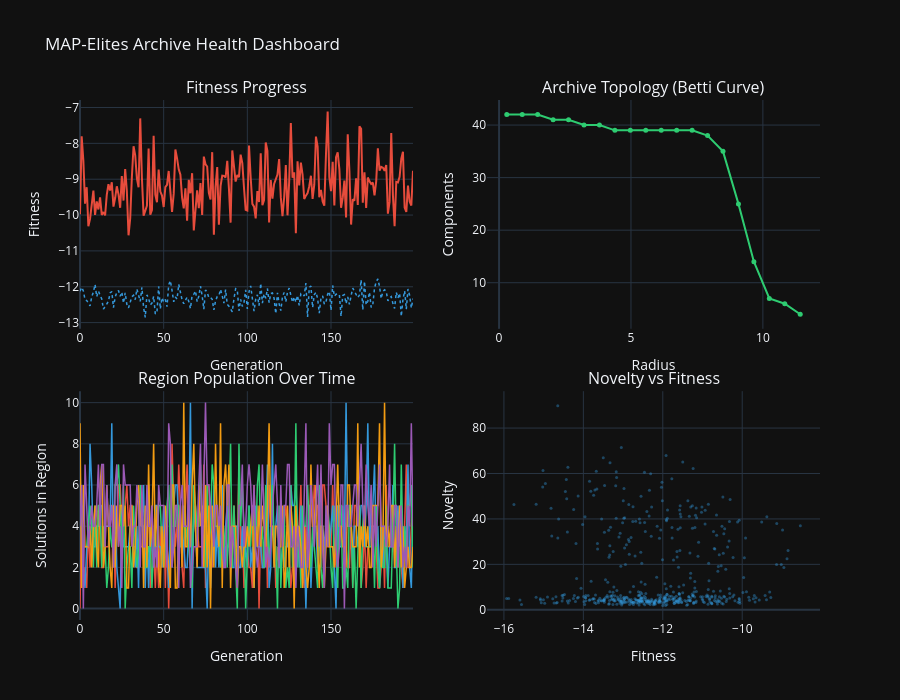

Write notebook code for a chart like this one.
### Markdown cell above
## 9. Putting It Together: Archive Health Dashboard

A combined view of the evolutionary process through CVX's temporal lens.

### Code cell
# Multi-panel dashboard
fig = make_subplots(
    rows=2, cols=2,
    subplot_titles=(
        'Fitness Progress',
        'Archive Topology (Betti Curve)',
        'Region Population Over Time',
        'Novelty vs Fitness'
    ),
    vertical_spacing=0.12,
    horizontal_spacing=0.1
)

# Panel 1: Fitness progress
fig.add_trace(go.Scatter(
    x=list(range(N_GENERATIONS)), y=generation_best,
    mode='lines', name='Best', line=dict(color=C_HIGHLIGHT, width=2)
), row=1, col=1)
fig.add_trace(go.Scatter(
    x=list(range(N_GENERATIONS)), y=generation_mean,
    mode='lines', name='Mean', line=dict(color=C_SECONDARY, width=1.5, dash='dot')
), row=1, col=1)

# Panel 2: Betti curve
fig.add_trace(go.Scatter(
    x=radii, y=betti,
    mode='lines+markers', name='Betti-0',
    marker=dict(size=5, color=C_ACCENT),
    line=dict(color=C_ACCENT, width=2)
), row=1, col=2)

# Panel 3: Top 5 regions population over generations
top5_idx = np.argsort(region_activity)[-5:]
colors_5 = [C_HIGHLIGHT, C_SECONDARY, C_ACCENT, C_WARN, '#9b59b6']
for i, ridx in enumerate(top5_idx):
    fig.add_trace(go.Scatter(
        x=list(range(N_GENERATIONS)),
        y=gen_region_matrix[:, ridx],
        mode='lines', name=f'R{region_ids[ridx]}',
        line=dict(color=colors_5[i], width=1.5)
    ), row=2, col=1)

# Panel 4: Novelty vs Fitness scatter
if fitness_vals and novelty_scores:
    fig.add_trace(go.Scatter(
        x=fitness_vals, y=novelty_scores,
        mode='markers', name='Solutions',
        marker=dict(size=3, color=C_SECONDARY, opacity=0.4)
    ), row=2, col=2)

fig.update_layout(
    template='plotly_dark',
    title='MAP-Elites Archive Health Dashboard',
    height=700,
    showlegend=False
)

fig.update_xaxes(title_text='Generation', row=1, col=1)
fig.update_yaxes(title_text='Fitness', row=1, col=1)
fig.update_xaxes(title_text='Radius', row=1, col=2)
fig.update_yaxes(title_text='Components', row=1, col=2)
fig.update_xaxes(title_text='Generation', row=2, col=1)
fig.update_yaxes(title_text='Solutions in Region', row=2, col=1)
fig.update_xaxes(title_text='Fitness', row=2, col=2)
fig.update_yaxes(title_text='Novelty', row=2, col=2)

fig.show()

### Figure 1 — Plotly figure (JSON) as saved in the notebook; plotly's stock layout.template omitted (floating-point values rounded to 4 significant figures; data arrays with more than 128 entries replaced by an {"elided": "..."} marker saying what was removed)
{"data": [{"line": {"color": "#e74c3c", "width": 2}, "mode": "lines", "name": "Best", "type": "scatter", "x": {"elided": "200 int values"}, "xaxis": "x", "y": {"elided": "200 float values"}, "yaxis": "y"}, {"line": {"color": "#3498db", "dash": "dot", "width": 1.5}, "mode": "lines", "name": "Mean", "type": "scatter", "x": {"elided": "200 int values"}, "xaxis": "x", "y": {"elided": "200 float values"}, "yaxis": "y"}, {"line": {"color": "#2ecc71", "width": 2}, "marker": {"color": "#2ecc71", "size": 5}, "mode": "lines+markers", "name": "Betti-0", "type": "scatter", "x": [0.2927, 0.8781, 1.464, 2.049, 2.634, 3.22, 3.805, 4.391, 4.976, 5.561, 6.147, 6.732, 7.318, 7.903, 8.488, 9.074, 9.659, 10.24, 10.83, 11.42], "xaxis": "x2", "y": [42, 42, 42, 41, 41, 40, 40, 39, 39, 39, 39, 39, 39, 38, 35, 25, 14, 7, 6, 4], "yaxis": "y2"}, {"line": {"color": "#e74c3c", "width": 1.5}, "mode": "lines", "name": "R5686", "type": "scatter", "x": {"elided": "200 int values"}, "xaxis": "x3", "y": {"elided": "200 float values"}, "yaxis": "y3"}, {"line": {"color": "#3498db", "width": 1.5}, "mode": "lines", "name": "R5273", "type": "scatter", "x": {"elided": "200 int values"}, "xaxis": "x3", "y": {"elided": "200 float values"}, "yaxis": "y3"}, {"line": {"color": "#2ecc71", "width": 1.5}, "mode": "lines", "name": "R7842", "type": "scatter", "x": {"elided": "200 int values"}, "xaxis": "x3", "y": {"elided": "200 float values"}, "yaxis": "y3"}, {"line": {"color": "#f39c12", "width": 1.5}, "mode": "lines", "name": "R7668", "type": "scatter", "x": {"elided": "200 int values"}, "xaxis": "x3", "y": {"elided": "200 float values"}, "yaxis": "y3"}, {"line": {"color": "#9b59b6", "width": 1.5}, "mode": "lines", "name": "R2090", "type": "scatter", "x": {"elided": "200 int values"}, "xaxis": "x3", "y": {"elided": "200 float values"}, "yaxis": "y3"}, {"marker": {"color": "#3498db", "opacity": 0.4, "size": 3}, "mode": "markers", "name": "Solutions", "type": "scatter", "x": {"elided": "500 float values"}, "xaxis": "x4", "y": {"elided": "500 float values"}, "yaxis": "y4"}], "layout": {"annotations": [{"font": {"size": 16}, "showarrow": false, "text": "Fitness Progress", "x": 0.225, "xanchor": "center", "xref": "paper", "y": 1.0, "yanchor": "bottom", "yref": "paper"}, {"font": {"size": 16}, "showarrow": false, "text": "Archive Topology (Betti Curve)", "x": 0.775, "xanchor": "center", "xref": "paper", "y": 1.0, "yanchor": "bottom", "yref": "paper"}, {"font": {"size": 16}, "showarrow": false, "text": "Region Population Over Time", "x": 0.225, "xanchor": "center", "xref": "paper", "y": 0.44, "yanchor": "bottom", "yref": "paper"}, {"font": {"size": 16}, "showarrow": false, "text": "Novelty vs Fitness", "x": 0.775, "xanchor": "center", "xref": "paper", "y": 0.44, "yanchor": "bottom", "yref": "paper"}], "height": 700, "showlegend": false, "title": {"text": "MAP-Elites Archive Health Dashboard"}, "xaxis": {"anchor": "y", "domain": [0.0, 0.45], "title": {"text": "Generation"}}, "xaxis2": {"anchor": "y2", "domain": [0.55, 1.0], "title": {"text": "Radius"}}, "xaxis3": {"anchor": "y3", "domain": [0.0, 0.45], "title": {"text": "Generation"}}, "xaxis4": {"anchor": "y4", "domain": [0.55, 1.0], "title": {"text": "Fitness"}}, "yaxis": {"anchor": "x", "domain": [0.56, 1.0], "title": {"text": "Fitness"}}, "yaxis2": {"anchor": "x2", "domain": [0.56, 1.0], "title": {"text": "Components"}}, "yaxis3": {"anchor": "x3", "domain": [0.0, 0.44], "title": {"text": "Solutions in Region"}}, "yaxis4": {"anchor": "x4", "domain": [0.0, 0.44], "title": {"text": "Novelty"}}}}
